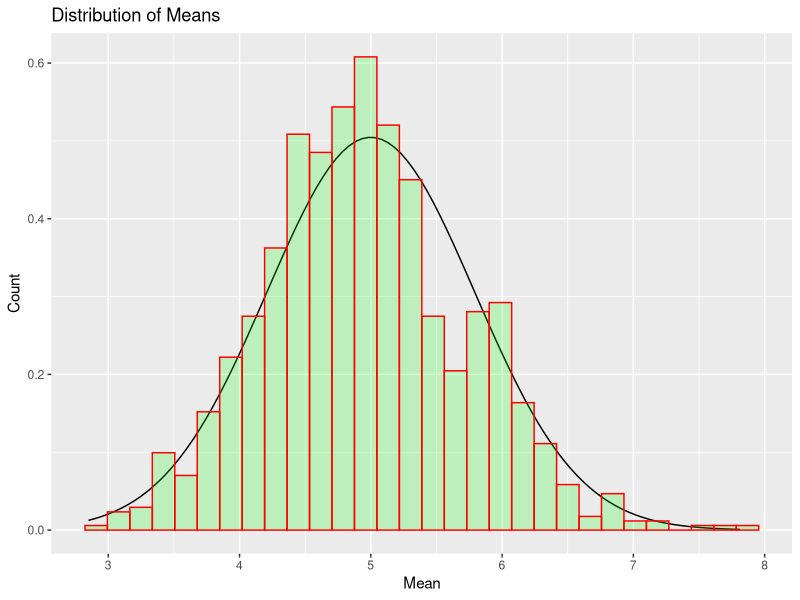

Write R code to recreate this figure.
## ---- chunk 1
require(ggplot2)
N=10000
n=40
m=5
ypop=rexp(N, 1/m)

y=data.frame()
for(i in 1:1000)
  {
    ysamp=sample(ypop,n, replace=FALSE)
    y[i,1]=mean(ysamp)
    y[i,2]=var(ysamp)
    ##print(x)
   }


ggplot(y, aes(V1))  + stat_function(fun = dnorm, args = list(mean = 5, sd = 5/sqrt(n))) + geom_histogram(aes(y=..density..), col="red", 
                                       fill="green", 
                                       alpha = .2)  +
     labs(title="Distribution of Means") +
     labs(x="Mean", y="Count")

## ---- chunk 2
mean(y[,1])
#theoretical mean
## ---- chunk 3
m
## ---- chunk 4
sd(y[,1])
#theoretical mean
## ---- chunk 5
m/sqrt(n)
